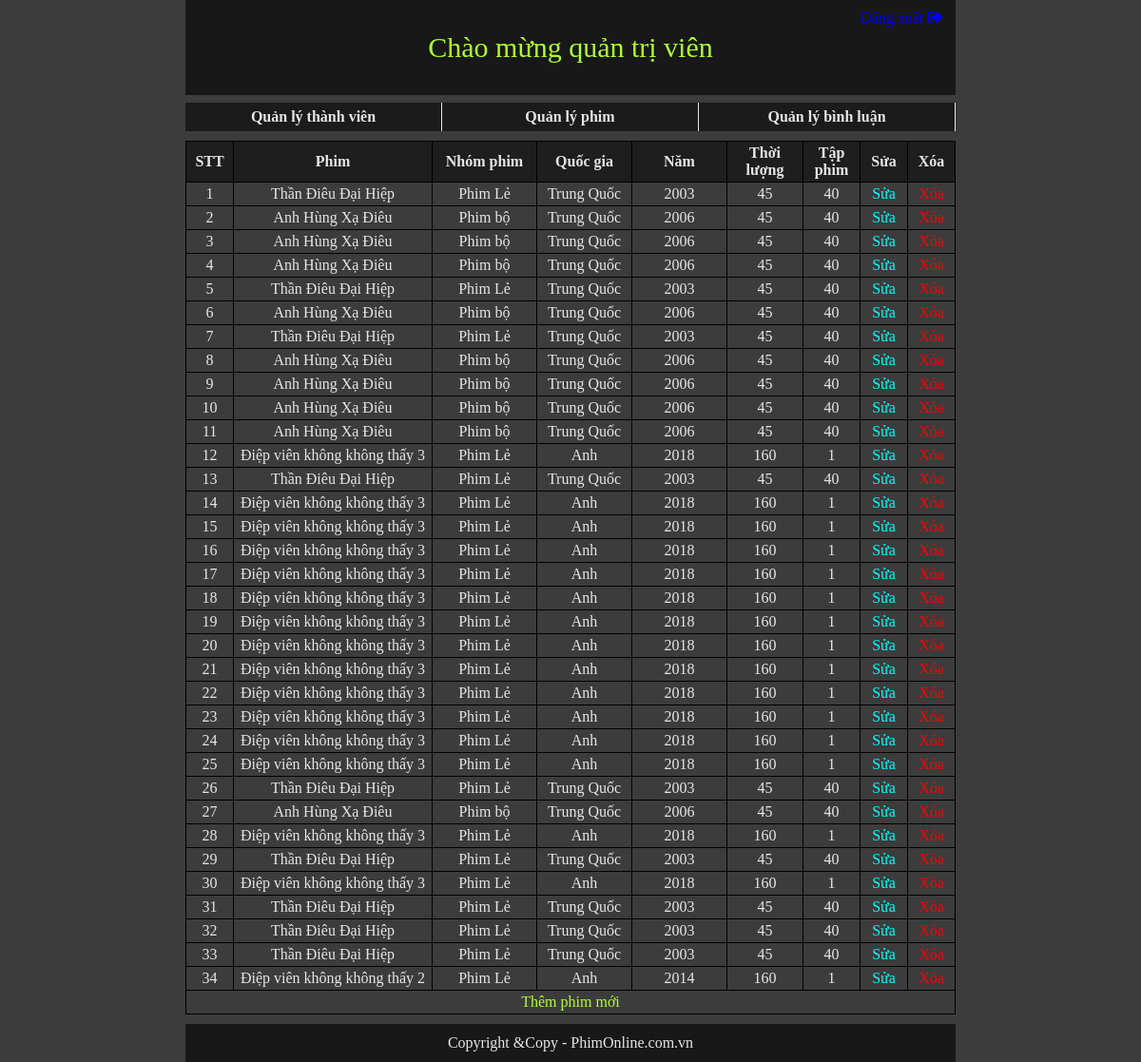
Before: /Sources/php/Admin/list_movie.php with the older database file.
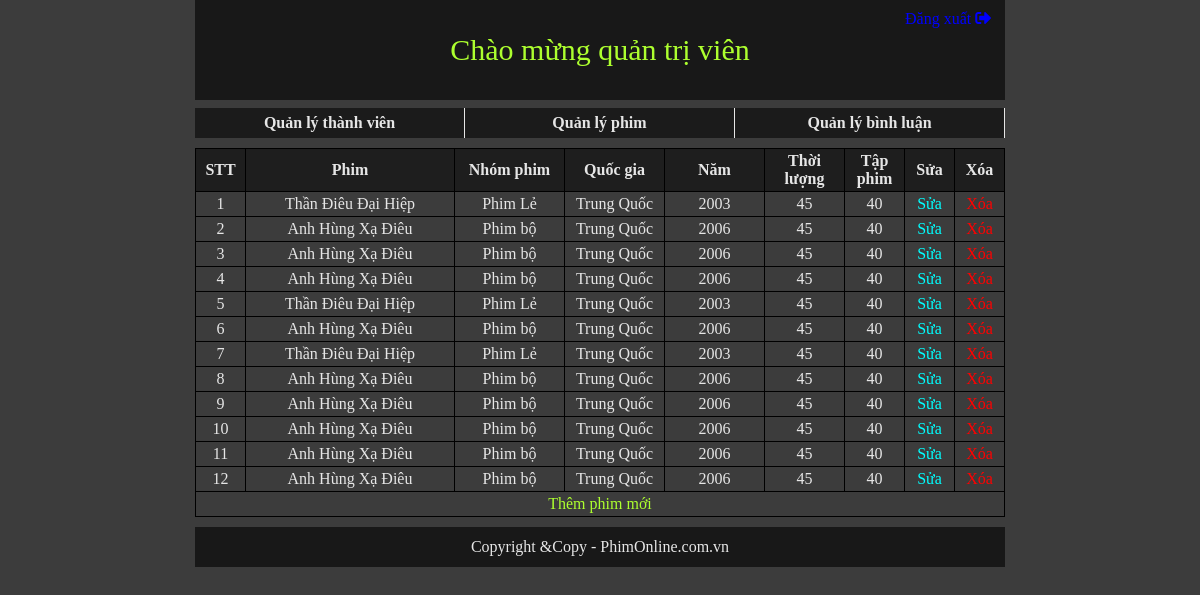
After: the same page with the newer database file.
### tables this page shows
CREATE TABLE `movie` (
  `movieID` int(10) UNSIGNED NOT NULL,
  `movieName` varchar(50) NOT NULL,
  `movieNation` varchar(20) NOT NULL,
  `movieYear` year(4) NOT NULL,
  `movieTime` varchar(50) NOT NULL,
  `movieNumber` int(5) NOT NULL,
  `groupID` int(10) UNSIGNED NOT NULL,
  `image` varchar(1000) NOT NULL,
  `movieContent` text NOT NULL
);

CREATE TABLE `moviegroup` (
  `groupID` int(10) UNSIGNED NOT NULL,
  `groupName` varchar(50) NOT NULL
);

### Sources/php/Admin/list_movie.php (the view, shortened to what this page needs)
<?php
    require("header.php");
?>
    <div id="wrapper">
        <table>
            <tr style="background-color: rgba(0, 0, 0, 0.5); color: #e6e6e6;">
                <th style="width: 50px;">STT</th>
                <th>Phim</th>
                <th style="width: 110px;">Nhóm phim</th>
                <th style="width: 100px;">Quốc gia</th>
                <th style="width: 100px;">Năm</th>
                <th style="width: 80px;">Thời lượng</th>
                <th style="width: 60px;">Tập phim</th>
                <th style="width: 50px;">Sửa</th>
                <th style="width: 50px;">Xóa</th>
            </tr>
            <?php
                $STT = 1;
                require("../library/config.php");
                $sql = "SELECT movie.movieID, movie.movieName, movie.movieNation, movie.movieYear, movie.movieTime, movie.movieNumber, movie.movieContent, moviegroup.groupName FROM `movie`, `moviegroup` WHERE movie.groupID=moviegroup.groupID";
                $result = mysqli_query($conn, $sql);
                while ($data = mysqli_fetch_assoc($result)){
                    echo"<tr>";
                        echo"<td>$STT</td>";
                        echo"<td>$data[movieName]</td>";
                        echo"<td>$data[groupName]</td>";
                        echo"<td>$data[movieNation]</td>";
                        echo"<td>$data[movieYear]</td>";
                        echo"<td>$data[movieTime]</td>";
                        echo"<td>$data[movieNumber]</td>";
                        echo"<td><a href='edit_movie.php?id=$data[movieID]' style='color: aqua;'>Sửa</a></td>";
                        echo"<td><a href='del_movie.php?id=$data[movieID]' onclick = 'return show_confirm_delmovie();' style='color: red;'>Xóa</a></td>";
                    echo"</tr>";
                    $STT++;
                }
            ?>
            <tr>
                <td colspan="9"><a href="add_movie.php" style="color: greenyellow;">Thêm phim mới</a></td>
            </tr>
        </table>
    </div>
<?php
    require("footer.php");
?>

Changed rows visible on the page:
removed movie: movieName "Điệp viên không không thấy 3", groupID.groupName "Phim Lẻ", movieNation "Anh", movieYear "2018", movieTime "160", movieNumber "1"
removed movie: movieName "Thần Điêu Đại Hiệp", groupID.groupName "Phim Lẻ", movieNation "Trung Quốc", movieYear "2003", movieTime "45", movieNumber "40"
removed movie: movieName "Điệp viên không không thấy 3", groupID.groupName "Phim Lẻ", movieNation "Anh", movieYear "2018", movieTime "160", movieNumber "1"
removed movie: movieName "Điệp viên không không thấy 3", groupID.groupName "Phim Lẻ", movieNation "Anh", movieYear "2018", movieTime "160", movieNumber "1"
removed movie: movieName "Điệp viên không không thấy 3", groupID.groupName "Phim Lẻ", movieNation "Anh", movieYear "2018", movieTime "160", movieNumber "1"
removed movie: movieName "Điệp viên không không thấy 3", groupID.groupName "Phim Lẻ", movieNation "Anh", movieYear "2018", movieTime "160", movieNumber "1"
removed movie: movieName "Điệp viên không không thấy 3", groupID.groupName "Phim Lẻ", movieNation "Anh", movieYear "2018", movieTime "160", movieNumber "1"
removed movie: movieName "Điệp viên không không thấy 3", groupID.groupName "Phim Lẻ", movieNation "Anh", movieYear "2018", movieTime "160", movieNumber "1"
removed movie: movieName "Điệp viên không không thấy 3", groupID.groupName "Phim Lẻ", movieNation "Anh", movieYear "2018", movieTime "160", movieNumber "1"
removed movie: movieName "Điệp viên không không thấy 3", groupID.groupName "Phim Lẻ", movieNation "Anh", movieYear "2018", movieTime "160", movieNumber "1"
removed movie: movieName "Điệp viên không không thấy 3", groupID.groupName "Phim Lẻ", movieNation "Anh", movieYear "2018", movieTime "160", movieNumber "1"
removed movie: movieName "Điệp viên không không thấy 3", groupID.groupName "Phim Lẻ", movieNation "Anh", movieYear "2018", movieTime "160", movieNumber "1"
removed movie: movieName "Điệp viên không không thấy 3", groupID.groupName "Phim Lẻ", movieNation "Anh", movieYear "2018", movieTime "160", movieNumber "1"
removed movie: movieName "Điệp viên không không thấy 3", groupID.groupName "Phim Lẻ", movieNation "Anh", movieYear "2018", movieTime "160", movieNumber "1"
removed movie: movieName "Thần Điêu Đại Hiệp", groupID.groupName "Phim Lẻ", movieNation "Trung Quốc", movieYear "2003", movieTime "45", movieNumber "40"
removed movie: movieName "Điệp viên không không thấy 3", groupID.groupName "Phim Lẻ", movieNation "Anh", movieYear "2018", movieTime "160", movieNumber "1"
removed movie: movieName "Thần Điêu Đại Hiệp", groupID.groupName "Phim Lẻ", movieNation "Trung Quốc", movieYear "2003", movieTime "45", movieNumber "40"
removed movie: movieName "Điệp viên không không thấy 3", groupID.groupName "Phim Lẻ", movieNation "Anh", movieYear "2018", movieTime "160", movieNumber "1"
removed movie: movieName "Thần Điêu Đại Hiệp", groupID.groupName "Phim Lẻ", movieNation "Trung Quốc", movieYear "2003", movieTime "45", movieNumber "40"
removed movie: movieName "Thần Điêu Đại Hiệp", groupID.groupName "Phim Lẻ", movieNation "Trung Quốc", movieYear "2003", movieTime "45", movieNumber "40"
removed movie: movieName "Thần Điêu Đại Hiệp", groupID.groupName "Phim Lẻ", movieNation "Trung Quốc", movieYear "2003", movieTime "45", movieNumber "40"
removed movie: movieName "Điệp viên không không thấy 2", groupID.groupName "Phim Lẻ", movieNation "Anh", movieYear "2014", movieTime "160", movieNumber "1"
